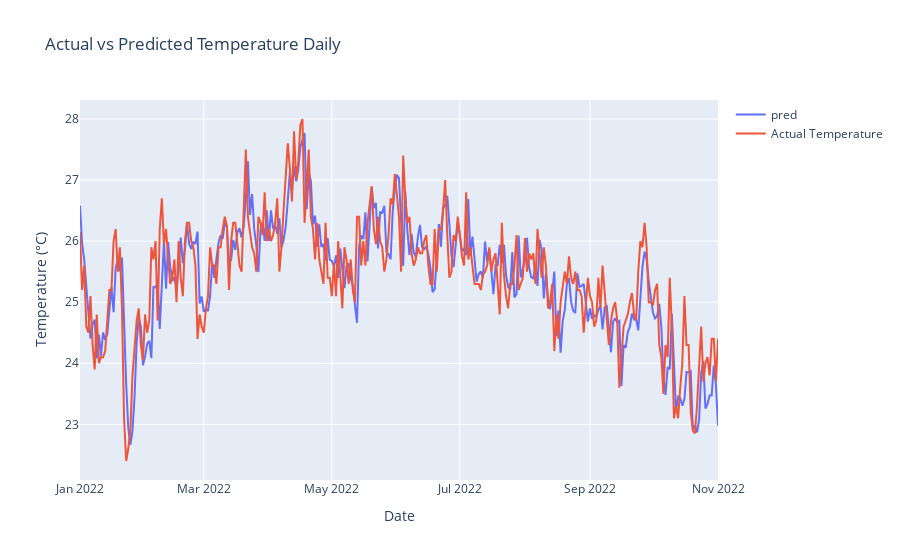

Notebook cell for this chart:
### Code cell
import plotly.graph_objs as go
 
# The dataset datetime is in dataframe, the array does not include it. Set the array with relative to dataframe datetimes
array = predict 
array1 = y
dates = pd.date_range(start='1/1/2022',end ='11/1/2022', periods=len(array))  
dates1 = pd.date_range(start='1/1/2022',end ='11/1/2022', periods=len(array1))  


df = pd.DataFrame(array, index=dates, columns=['Value'])
df_resampled = df.resample('D').mean()


df1 = pd.DataFrame(array1, index=dates1, columns=['Value'])
df_resampled1 = df1.resample('D').mean()

fig = go.Figure()
fig.add_trace(go.Scatter(x=df_resampled.index, y=df_resampled['Value'], mode="lines", name='pred'))

# Plot actual temperature
fig.add_trace(go.Scatter(x=df_resampled1.index, y=df_resampled1['Value'], mode='lines', name='Actual Temperature'))

# Update layout
fig.update_layout(title='Actual vs Predicted Temperature Daily',
                  xaxis_title='Date',
                  yaxis_title='Temperature (°C)')
fig.show()

### Figure 1 — Plotly figure (JSON) as saved in the notebook; plotly's stock layout.template omitted (floating-point values rounded to 4 significant figures; data arrays with more than 128 entries replaced by an {"elided": "..."} marker saying what was removed)
{"data": [{"mode": "lines", "name": "pred", "type": "scatter", "x": {"elided": "305 str values"}, "y": {"elided": "305 float values"}}, {"mode": "lines", "name": "Actual Temperature", "type": "scatter", "x": {"elided": "305 str values"}, "y": {"elided": "305 float values"}}], "layout": {"title": {"text": "Actual vs Predicted Temperature Daily"}, "xaxis": {"title": {"text": "Date"}}, "yaxis": {"title": {"text": "Temperature (°C)"}}}}
